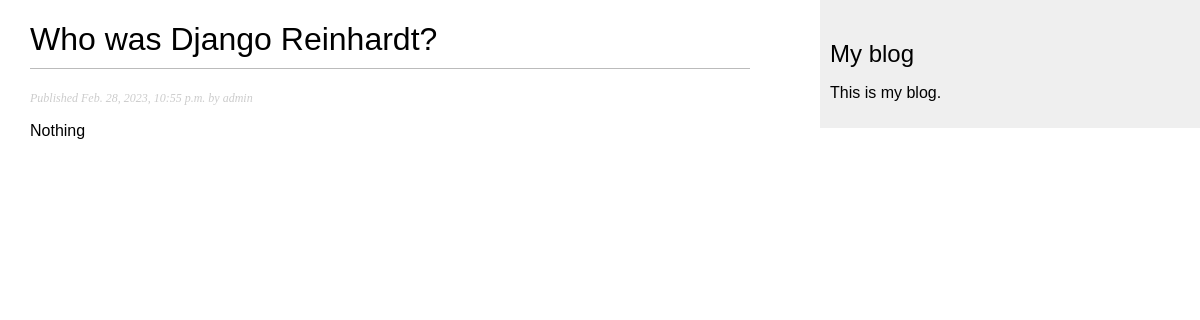
Before: /blog/1/ with the older database file.
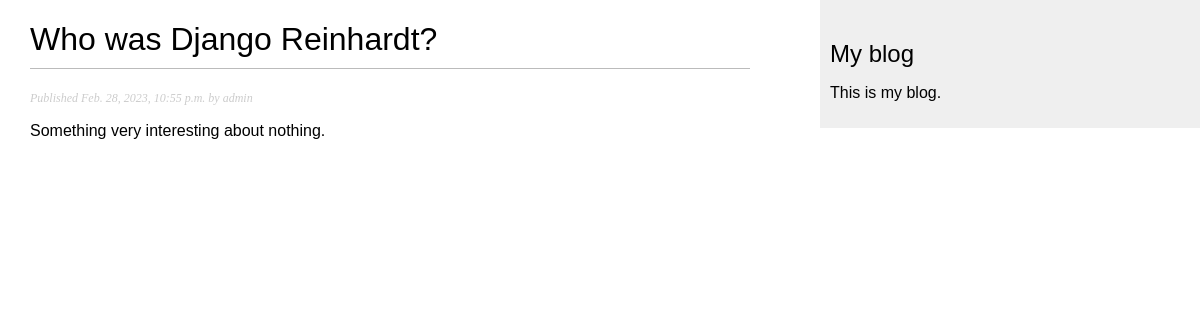
After: the same page with the newer database file.
### blog/models.py (models this page shows, shortened)
class Post(models.Model):
    class Status(models.TextChoices):
        DRAFT = 'DF', 'Draft'
        PUBLISHED = 'PB', 'Published'
    title = models.CharField(max_length=250)
    slug = models.SlugField(max_length=250)
    author = models.ForeignKey(User, on_delete=models.CASCADE, related_name='blog_posts')
    body = models.TextField()
    publish = models.DateTimeField(default=timezone.now)
    created = models.DateTimeField(auto_now_add=True)
    updated = models.DateTimeField(auto_now=True)
    status = models.CharField(max_length=2, choices=Status.choices, default=Status.DRAFT)
    objects = models.Manager() #The default manager
    published = PublishManager() #Our custom manager
    class Meta:
        ordering = ['-publish']
        indexes = [
            models.Index(fields=['publish']),
        ]

### blog/views.py (the view)
# urls.py: path('<int:id>/', views.post_detail, name='post_detail'),
def post_detail(request, id):
    post = get_object_or_404(Post, id=id, status=Post.Status.PUBLISHED)
    return render(request, 'blog/post/detail.html', {'post': post})

### blog/templates/blog/post/detail.html (shortened to what this page needs)
{% extends "blog/base.html" %}
{% block content %}
    <h1>{{post.title}}</h1>
    <p class="date">
        Published {{ post.publish }} by {{ post.author }}
    </p>
    {{ post.body|linebreaks }}
{% endblock %}

Changed rows visible on the page:
changed Post "Who was Django Reinhardt?": body "Nothing" → "Something very interesting about nothing."
